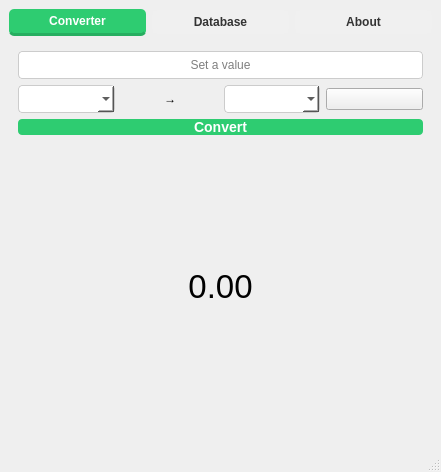
<?xml version="1.0" encoding="UTF-8"?>
<ui version="4.0">
 <class>MainWindow</class>
 <widget class="QMainWindow" name="MainWindow">
  <property name="geometry">
   <rect>
    <x>0</x>
    <y>0</y>
    <width>441</width>
    <height>472</height>
   </rect>
  </property>
  <property name="maximumSize">
   <size>
    <width>500</width>
    <height>1100</height>
   </size>
  </property>
  <property name="windowTitle">
   <string>Currency Converter</string>
  </property>
  <property name="styleSheet">
   <string notr="true">/* Estilo para os Botões do Menu Superior */
QPushButton#btnConverter, QPushButton#btnDatabase, QPushButton#btnAbout {
    background-color: #f0f0f0;
    border: 1px solid #dcdcdc;
    border-radius: 5px;
    padding: 8px;
    font-weight: bold;
    color: #333;
}

QPushButton#btnConverter:hover, QPushButton#btnDatabase:hover, QPushButton#btnAbout:hover {
    background-color: #e5e5e5;
}

/* Estilo para o Botão &quot;Convert&quot; (Verde) */
QPushButton#btnConvert {
    background-color: #2ecc71;
    color: white;
    border-radius: 4px;
    font-weight: bold;
    font-size: 14px;
}

QPushButton#btnConvert:hover {
    background-color: #27ae60;
}

/* Estilo para os Campos de Entrada */
QLineEdit, QComboBox {
    border: 1px solid #ccc;
    border-radius: 4px;
    padding: 5px;
    background-color: white;
}

/* Estilo para as Tabelas (Database e About) */
QTableWidget {
    background-color: white;
    alternate-background-color: #f9f9f9;
    gridline-color: #f0f0f0;
    border: none;
    outline: 0;
}

QHeaderView::section {
    background-color: #f8f9fa;
    padding: 4px;
    border: 1px solid #e0e0e0;
    font-weight: bold;
}</string>
  </property>
  <widget class="QWidget" name="centralwidget">
   <layout class="QVBoxLayout" name="verticalLayout">
    <item>
     <layout class="QHBoxLayout" name="horizontalLayout">
      <item>
       <widget class="QPushButton" name="btnConverter">
        <property name="styleSheet">
         <string notr="true">/* Estilo normal do botão */
QPushButton {
    background-color: #f0f0f0;
    border: none;
    padding: 5px;
}

/* Estilo de quando ele estiver &quot;Checked&quot; (selecionado) */
QPushButton:checked {
    background-color: #2ecc71; /* Verde do seu projeto */
    color: white;
    font-weight: bold;
    border-bottom: 3px solid #27ae60;
}</string>
        </property>
        <property name="text">
         <string>Converter</string>
        </property>
        <property name="checkable">
         <bool>true</bool>
        </property>
        <property name="checked">
         <bool>true</bool>
        </property>
        <property name="autoExclusive">
         <bool>true</bool>
        </property>
       </widget>
      </item>
      <item>
       <widget class="QPushButton" name="btnDatabase">
        <property name="styleSheet">
         <string notr="true">/* Estilo normal do botão */
QPushButton {
    background-color: #f0f0f0;
    border: none;
    padding: 5px;
}

/* Estilo de quando ele estiver &quot;Checked&quot; (selecionado) */
QPushButton:checked {
    background-color: #2ecc71; /* Verde do seu projeto */
    color: white;
    font-weight: bold;
    border-bottom: 3px solid #27ae60;
}</string>
        </property>
        <property name="text">
         <string>Database</string>
        </property>
        <property name="checkable">
         <bool>true</bool>
        </property>
        <property name="checked">
         <bool>false</bool>
        </property>
        <property name="autoExclusive">
         <bool>true</bool>
        </property>
       </widget>
      </item>
      <item>
       <widget class="QPushButton" name="btnAbout">
        <property name="styleSheet">
         <string notr="true">/* Estilo normal do botão */
QPushButton {
    background-color: #f0f0f0;
    border: none;
    padding: 5px;
}

/* Estilo de quando ele estiver &quot;Checked&quot; (selecionado) */
QPushButton:checked {
    background-color: #2ecc71; /* Verde do seu projeto */
    color: white;
    font-weight: bold;
    border-bottom: 3px solid #27ae60;
}</string>
        </property>
        <property name="text">
         <string>About</string>
        </property>
        <property name="checkable">
         <bool>true</bool>
        </property>
        <property name="checked">
         <bool>false</bool>
        </property>
        <property name="autoExclusive">
         <bool>true</bool>
        </property>
       </widget>
      </item>
     </layout>
    </item>
    <item>
     <widget class="QStackedWidget" name="stackedWidget">
      <property name="currentIndex">
       <number>0</number>
      </property>
      <widget class="QWidget" name="pageConverter">
       <layout class="QVBoxLayout" name="verticalLayout_2">
        <item>
         <widget class="QLineEdit" name="editAmount">
          <property name="inputMask">
           <string/>
          </property>
          <property name="alignment">
           <set>Qt::AlignmentFlag::AlignCenter</set>
          </property>
          <property name="placeholderText">
           <string>Set a value</string>
          </property>
         </widget>
        </item>
        <item>
         <layout class="QHBoxLayout" name="horizontalLayout_2">
          <item>
           <widget class="QComboBox" name="comboFrom"/>
          </item>
          <item alignment="Qt::AlignmentFlag::AlignHCenter">
           <widget class="QLabel" name="label">
            <property name="text">
             <string> →</string>
            </property>
           </widget>
          </item>
          <item>
           <widget class="QComboBox" name="comboTo"/>
          </item>
          <item>
           <widget class="QPushButton" name="btnSwap">
            <property name="text">
             <string/>
            </property>
            <property name="icon">
             <iconset theme="QIcon::ThemeIcon::SyncSynchronizing"/>
            </property>
           </widget>
          </item>
         </layout>
        </item>
        <item>
         <widget class="QPushButton" name="btnConvert">
          <property name="text">
           <string>Convert</string>
          </property>
         </widget>
        </item>
        <item>
         <widget class="QLabel" name="lblResult">
          <property name="font">
           <font>
            <pointsize>25</pointsize>
           </font>
          </property>
          <property name="text">
           <string>0.00</string>
          </property>
          <property name="alignment">
           <set>Qt::AlignmentFlag::AlignCenter</set>
          </property>
         </widget>
        </item>
       </layout>
      </widget>
      <widget class="QWidget" name="pageAbout">
       <layout class="QVBoxLayout" name="verticalLayout_3">
        <item>
         <widget class="QTableWidget" name="tableAbout">
          <property name="maximumSize">
           <size>
            <width>350</width>
            <height>16777215</height>
           </size>
          </property>
          <property name="layoutDirection">
           <enum>Qt::LayoutDirection::LeftToRight</enum>
          </property>
          <property name="frameShape">
           <enum>QFrame::Shape::NoFrame</enum>
          </property>
          <property name="rowCount">
           <number>5</number>
          </property>
          <property name="columnCount">
           <number>2</number>
          </property>
          <attribute name="horizontalHeaderStretchLastSection">
           <bool>true</bool>
          </attribute>
          <row>
           <property name="text">
            <string/>
           </property>
          </row>
          <row>
           <property name="text">
            <string/>
           </property>
          </row>
          <row>
           <property name="text">
            <string/>
           </property>
          </row>
          <row>
           <property name="text">
            <string/>
           </property>
          </row>
          <row>
           <property name="text">
            <string/>
           </property>
          </row>
          <column>
           <property name="text">
            <string>Properties</string>
           </property>
          </column>
          <column>
           <property name="text">
            <string>Value</string>
           </property>
          </column>
          <item row="0" column="0">
           <property name="text">
            <string>Name:</string>
           </property>
          </item>
          <item row="0" column="1">
           <property name="text">
            <string>Currency Converter</string>
           </property>
          </item>
          <item row="1" column="0">
           <property name="text">
            <string>Version:</string>
           </property>
          </item>
          <item row="1" column="1">
           <property name="text">
            <string>3.0</string>
           </property>
          </item>
          <item row="2" column="0">
           <property name="text">
            <string>Developer:</string>
           </property>
          </item>
          <item row="2" column="1">
           <property name="text">
            <string>Romeu Santos Souza</string>
           </property>
          </item>
          <item row="3" column="0">
           <property name="text">
            <string>Technologies:</string>
           </property>
          </item>
          <item row="3" column="1">
           <property name="text">
            <string>C++; Qt; PostgreSQL; Curl; nlohmann;</string>
           </property>
          </item>
          <item row="4" column="0">
           <property name="text">
            <string>Adress: </string>
           </property>
          </item>
         </widget>
        </item>
       </layout>
      </widget>
      <widget class="QWidget" name="pageDatabase">
       <layout class="QVBoxLayout" name="verticalLayout_4">
        <item>
         <widget class="QTableWidget" name="tableHistory">
          <column>
           <property name="text">
            <string>Conversion</string>
           </property>
          </column>
          <column>
           <property name="text">
            <string>Input Amount</string>
           </property>
          </column>
          <column>
           <property name="text">
            <string>Exchange Rate</string>
           </property>
          </column>
          <column>
           <property name="text">
            <string>Final Result</string>
           </property>
          </column>
         </widget>
        </item>
       </layout>
      </widget>
     </widget>
    </item>
   </layout>
  </widget>
  <widget class="QStatusBar" name="statusbar"/>
 </widget>
 <resources/>
 <connections/>
</ui>
